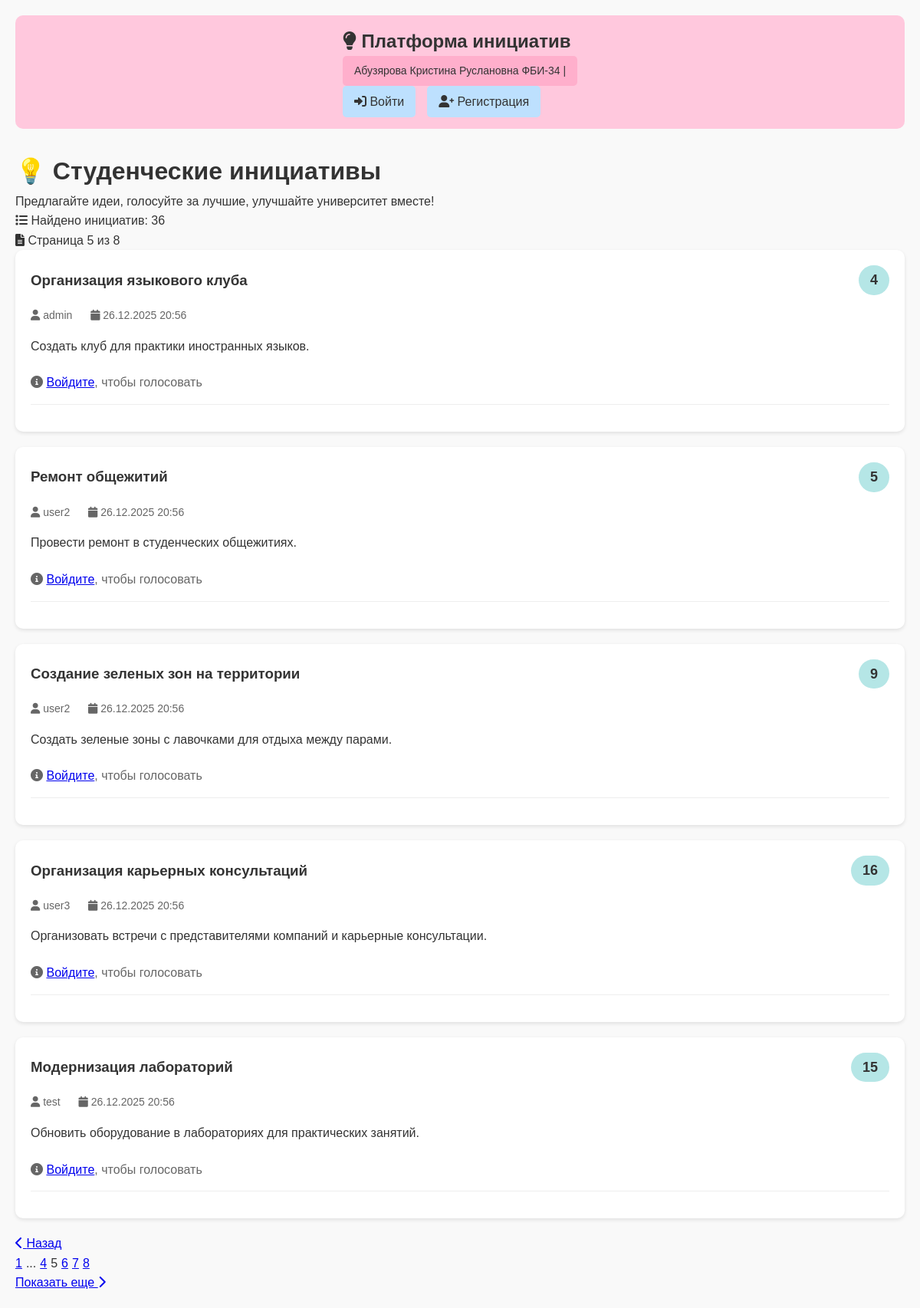
The app's page /?page=5 with its own data.
### app.py (models this page shows, shortened)
class Initiative(db.Model):
    id = db.Column(db.Integer, primary_key=True)
    title = db.Column(db.String(200), nullable=False)
    content = db.Column(db.Text, nullable=False)
    created_at = db.Column(db.DateTime, default=datetime.utcnow)
    score = db.Column(db.Integer, default=0)
    user_id = db.Column(db.Integer, db.ForeignKey('user.id'), nullable=False)
    author = db.relationship('User', backref='initiatives')

class User(db.Model):
    id = db.Column(db.Integer, primary_key=True)
    username = db.Column(db.String(80), unique=True, nullable=False)
    password_hash = db.Column(db.String(200), nullable=False)
    is_admin = db.Column(db.Boolean, default=False)
    created_at = db.Column(db.DateTime, default=datetime.utcnow)

### app.py (the view)
@app.route('/')
def index():
    page = request.args.get('page', 1, type=int)
    initiatives_query = Initiative.query.order_by(
        Initiative.created_at.desc()
    ).paginate(
        page=page,
        per_page=app.config['INITIATIVES_PER_PAGE'],
        error_out=False
    )
    current_user = get_current_user()
    user_votes = {}
    if current_user:
        votes = Vote.query.filter_by(user_id=current_user.id).all()
        for vote in votes:
            user_votes[vote.initiative_id] = vote.value
    initiatives_data = []
    for initiative in initiatives_query.items:
        initiatives_data.append({
            'id': initiative.id,
            'title': initiative.title,
            'content': initiative.content,
            'score': initiative.score,
            'created_at': initiative.created_at,
            'author': initiative.author,
            'author_id': initiative.user_id,
            'user_vote': user_votes.get(initiative.id)
        })
    return render_template('index.html',
                         initiatives=initiatives_data,
                         pagination=initiatives_query,
                         current_user=current_user,
                         student_info=STUDENT_INFO)

### app.py (called while the page is built)
def get_current_user():
    if 'user_id' in session:
        return User.query.get(session['user_id'])
    return None

### templates/index.html (shortened to what this page needs)
{% extends "base.html" %}
{% block content %}
<div class="page-header">
    <h1>💡 Студенческие инициативы</h1>
    <p>Предлагайте идеи, голосуйте за лучшие, улучшайте университет вместе!</p>
</div>
{% if initiatives %}
    <div class="initiatives-count">
        <p><i class="fas fa-list"></i> Найдено инициатив: {{ pagination.total }}</p>
        {% if pagination.pages > 1 %}
        <p><i class="fas fa-file-alt"></i> Страница {{ pagination.page }} из {{ pagination.pages }}</p>
        {% endif %}
    </div>
    {% for initiative in initiatives %}
    <div class="initiative-card">
        <div class="initiative-header">
            <h3>{{ initiative.title }}</h3>
            <div class="score {{ 'positive' if initiative.score >= 0 else 'negative' }}">
                {{ initiative.score }}
            </div>
        </div>
        <div class="initiative-meta">
            <span><i class="fas fa-user"></i> {{ initiative.author.username }}</span>
            <span><i class="fas fa-calendar"></i> {{ initiative.created_at.strftime('%d.%m.%Y %H:%M') }}</span>
        </div>
        <div class="initiative-content">
            {{ initiative.content }}
        </div>
        <div class="vote-buttons">
            {% if current_user %}
                <a href="{{ url_for('vote', initiative_id=initiative.id, value=1, page=pagination.page) }}"
                   class="btn-vote upvote {% if initiative.user_vote == 1 %}active{% endif %}">
                    <i class="fas fa-thumbs-up"></i>
                    Поддержать
                    {% if initiative.user_vote == 1 %}<span style="margin-left: 5px;">✓</span>{% endif %}
                </a>
                <a href="{{ url_for('vote', initiative_id=initiative.id, value=-1, page=pagination.page) }}"
                   class="btn-vote downvote {% if initiative.user_vote == -1 %}active{% endif %}">
                    <i class="fas fa-thumbs-down"></i>
                    Против
                    {% if initiative.user_vote == -1 %}<span style="margin-left: 5px;">✓</span>{% endif %}
                </a>
            {% else %}
                <p style="color: #666; flex: 1;">
                    <i class="fas fa-info-circle"></i>
                    <a href="{{ url_for('login') }}">Войдите</a>, чтобы голосовать
                </p>
            {% endif %}
        </div>
        <div class="action-buttons">
        </div>
    </div>
    {% endfor %}
    {% if pagination.pages > 1 %}
    <div class="pagination">
        {% if pagination.has_prev %}
        <a href="{{ url_for('index', page=pagination.prev_num) }}" class="page-link">
            <i class="fas fa-chevron-left"></i> Назад
        </a>
        {% endif %}
        <div style="display: flex; gap: 5px;">
            {% for page_num in pagination.iter_pages(left_edge=1, right_edge=1, left_current=1, right_current=2) %}
                {% if page_num %}
                    {% if page_num == pagination.page %}
                    <span class="page-number active">{{ page_num }}</span>
                    {% else %}
                    <a href="{{ url_for('index', page=page_num) }}" class="page-number">{{ page_num }}</a>
                    {% endif %}
                {% else %}
                <span>...</span>
                {% endif %}
            {% endfor %}
        </div>
        {% if pagination.has_next %}
        <a href="{{ url_for('index', page=pagination.next_num) }}" class="page-link">
            Показать еще <i class="fas fa-chevron-right"></i>
        </a>
        {% endif %}
    </div>
    {% endif %}
{% endif %}
{% endblock %}

### static/css/style.css (style rules this page uses)
* { margin: 0; padding: 0; box-sizing: border-box; }
body { font-family: Arial, sans-serif; line-height: 1.6; color: #333; background-color: #f9f9f9; padding: 20px; }
.initiative-card { background: white; padding: 20px; margin-bottom: 20px; border-radius: 10px; box-shadow: 0 2px 5px rgba(0,0,0,0.1); }
.initiative-header { display: flex; justify-content: space-between; align-items: center; margin-bottom: 15px; }
.initiative-header h3 { color: #333; flex: 1; }
.score { padding: 5px 15px; border-radius: 20px; font-weight: bold; font-size: 18px; }
.score.positive { background: #b5e6e6; color: #333; }
.initiative-meta { color: #666; margin-bottom: 15px; font-size: 14px; }
.initiative-meta span { margin-right: 20px; }
.initiative-content { margin-bottom: 20px; line-height: 1.8; }
.action-buttons { display: flex; gap: 10px; margin-top: 15px; padding-top: 15px; border-top: 1px solid #eee; }

### records on screen
Initiative: title "Организация языкового клуба", score "4", author.username "admin", created_at "26.12.2025 20:56", content "Создать клуб для практики иностранных языков."
Initiative: title "Ремонт общежитий", score "5", author.username "user2", created_at "26.12.2025 20:56", content "Провести ремонт в студенческих общежитиях."
Initiative: title "Создание зеленых зон на территории", score "9", author.username "user2", created_at "26.12.2025 20:56", content "Создать зеленые зоны с лавочками для отдыха между парами."
Initiative: title "Организация карьерных консультаций", score "16", author.username "user3", created_at "26.12.2025 20:56", content "Организовать встречи с представителями компаний и карьерные консультации."
Initiative: title "Модернизация лабораторий", score "15", author.username "test", created_at "26.12.2025 20:56", content "Обновить оборудование в лабораториях для практических занятий."

### other values on screen
{{ student_info.name }} "Абузярова Кристина Руслановна ФБИ-34"
{{ pagination.total }} "36"
{{ pagination.page }} "5"
{{ pagination.pages }} "8"
{{ page_num }} "1" "4" "6" "7" "8"
{{ page_num }} "5"
